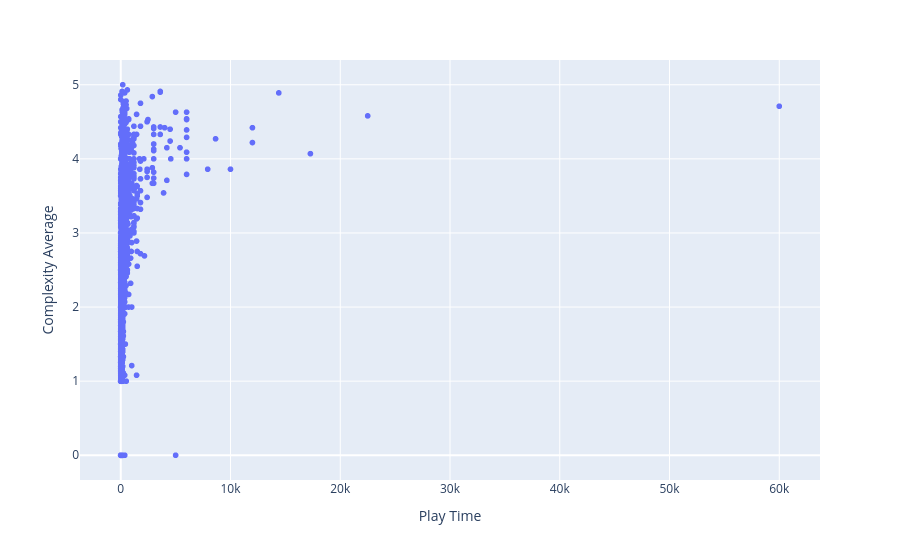

The notebook cell saved with this chart:
### Code cell
fig = px.scatter(df_join, x="Play Time", y="Complexity Average",hover_data="Name")
fig.show()

### Figure 1 — Plotly figure (JSON) as saved in the notebook; plotly's stock layout.template omitted (floating-point values rounded to 4 significant figures; data arrays with more than 128 entries replaced by an {"elided": "..."} marker saying what was removed)
{"data": [{"customdata": {"elided": "20327x1 str values"}, "hovertemplate": "Play Time=%{x}<br>Complexity Average=%{y}<br>Name=%{customdata[0]}<extra></extra>", "legendgroup": "", "marker": {"color": "#636efa", "symbol": "circle"}, "mode": "markers", "name": "", "showlegend": false, "type": "scattergl", "x": {"elided": "20327 int values"}, "xaxis": "x", "y": {"elided": "20327 float values"}, "yaxis": "y"}], "layout": {"legend": {"tracegroupgap": 0}, "margin": {"t": 60}, "xaxis": {"anchor": "y", "domain": [0, 1], "title": {"text": "Play Time"}}, "yaxis": {"anchor": "x", "domain": [0, 1], "title": {"text": "Complexity Average"}}}}
